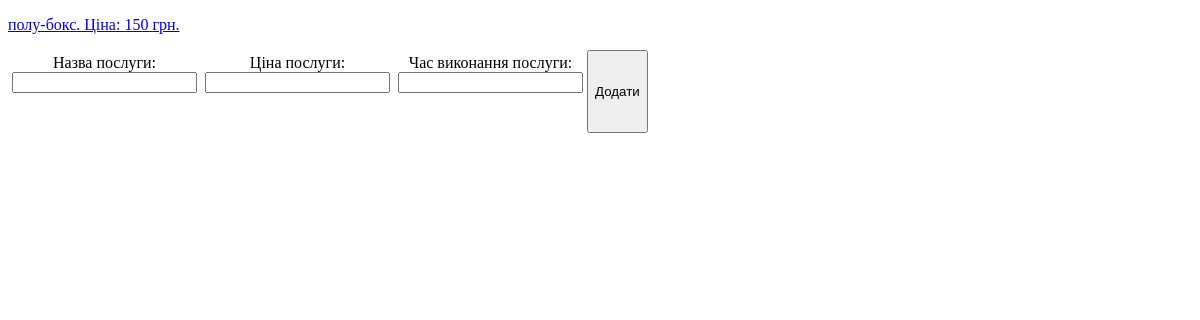
The page /panel/services/ on the database as committed earlier.
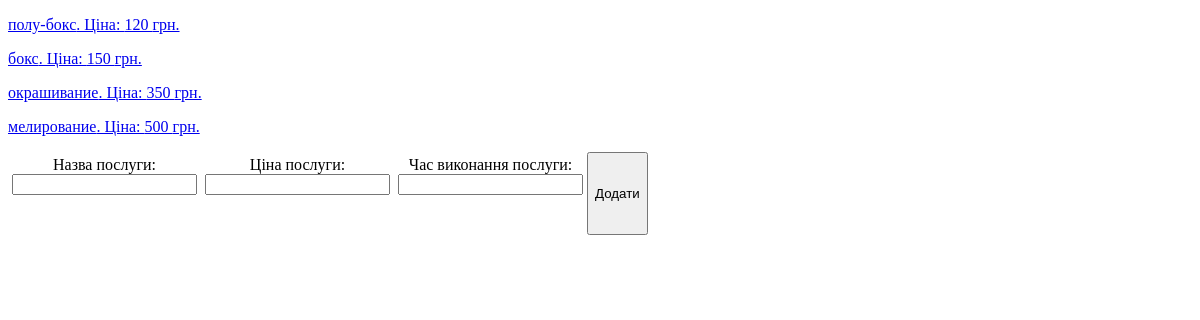
The same page on the database as committed later.
### salon/models.py (models this page shows)
class Services(models.Model):
    name = models.CharField(max_length=150)
    price = models.IntegerField()
    duration = models.IntegerField()

### administrator/views.py (the view)
# urls.py: path('panel/services/', administrator.views.services_handler),
def services_handler(request):
    if request.method == 'POST':
        service_name = request.POST.get('service_name')
        price = request.POST.get('price')
        duration = request.POST.get('duration')
        new_service = Services(name=service_name, price=price, duration=duration)
        new_service.save()
    services = Services.objects.all()
    return render(request, 'admin_services.html', context={'services': services})

### templates/admin_services.html (shortened to what this page needs)
<!DOCTYPE html>
<html lang="en">
<head>
</head>
<body>
{% for service in services %}
  <p><a href="/panel/services/{{ service.id }}/">{{ service.name }}. Ціна: {{ service.price }} грн.</a></p>
{% endfor %}
 <form id="form" action="" method="post">
     <div>
          <label for="company">Назва послуги:</label>
          <input type="service_name" id="service_name" name="service_name"><br><br>
     </div>
     <div>
          <label for="price">Ціна послуги:</label>
          <input type="text" id="price" name="price"><br><br>
         </div>
     <div>
          <label for="duration">Час виконання послуги:</label>
          <input type="text" id="duration" name="duration"><br><br>
         </div>
     <button type="submit">Додати</button>
 </form>
</body>
</html>

Rows that differ between the two databases and show on the page:
changed Services "полу-бокс": price "150" → "120"
added Services: name "бокс", price "150"
added Services: name "окрашивание", price "350"
added Services: name "мелирование", price "500"
